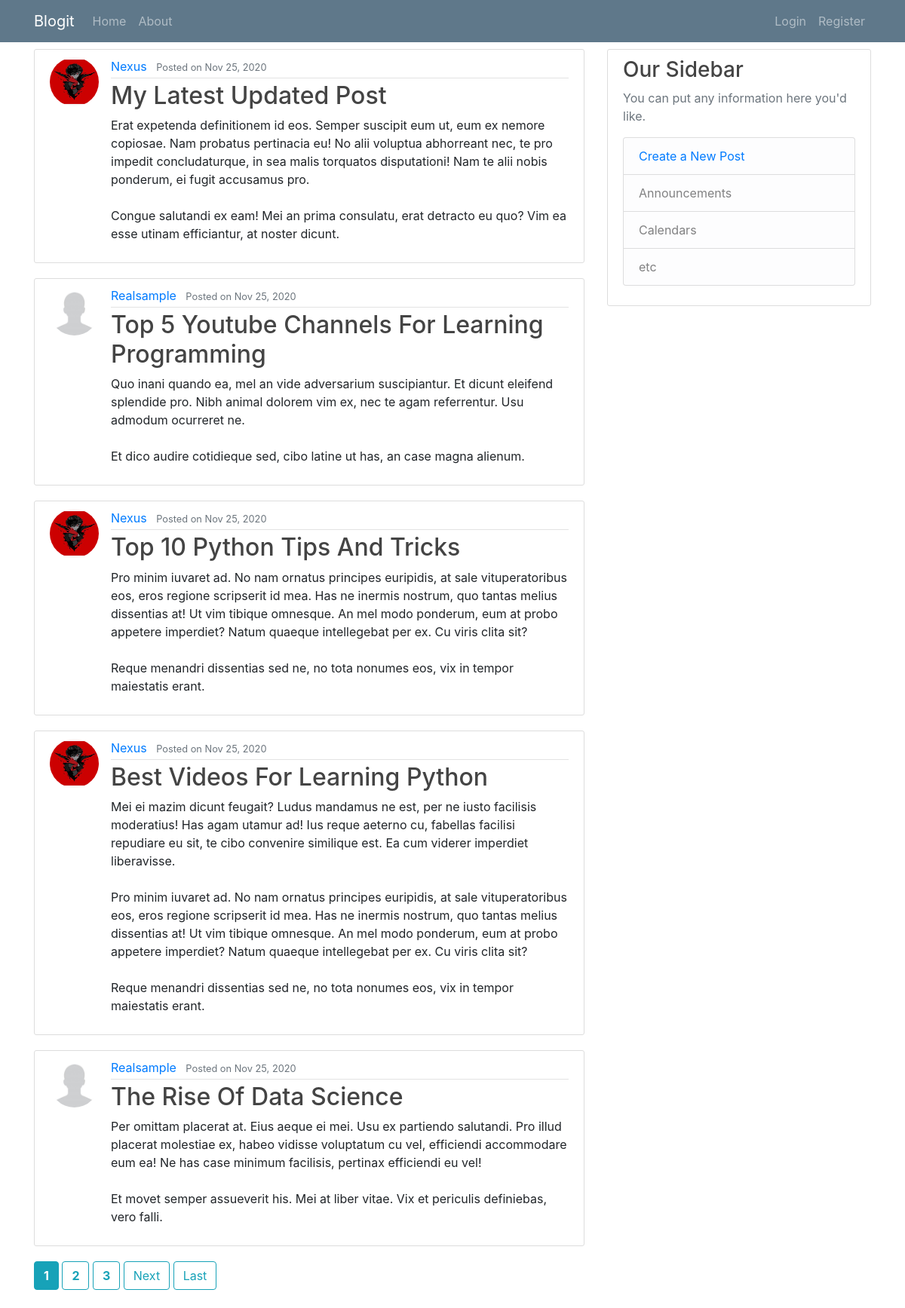
The page / on the database its author committed.
### main_app/models.py (models this page shows, shortened)
class Post(models.Model):
    title = models.CharField(max_length=64)
    content = models.TextField()
    date_posted = models.DateTimeField(default=timezone.now)
    author = models.ForeignKey(User, on_delete=models.CASCADE)

### login_app/models.py (models this page shows, shortened)
class Profile(models.Model):
    user = models.OneToOneField(User, on_delete=models.CASCADE)
    image = models.ImageField(default='default.jpg', upload_to='profile_pics')

### main_app/views.py (the view)
# urls.py: path("", views.PostListView.as_view(), name='blog-home'),
class PostListView(ListView):
    model = Post
    template_name = 'main_app/home.html'
    context_object_name = 'posts'
    ordering = ['-date_posted']
    paginate_by = 5

### main_app/templates/main_app/home.html (shortened to what this page needs)
{% extends 'main_app/base.html' %}
{% block content_block %}
    {% for post in posts %}
    <article class="media content-section">
      <img class = "rounded-circle article-img" src="{{ post.author.profile.image.url }}">
      <div class="media-body">
        <div class="article-metadata">
          <a class="mr-2" href="{% url 'user-posts' post.author.username %}">{{ post.author|title }}</a>
          <small class="text-muted">Posted on {{ post.date_posted|date:"M j, Y" }}</small>
        </div>
        <h2><a class="article-title" href="{% url 'post-detail' post.id %}">{{ post.title|title }}</a></h2>
        <p class="article-content">{{ post.content }}</p>
      </div>
    </article>
    {% endfor %}
    <div class="ml-auto">
    {% if is_paginated %}
        {% for num in page_obj.paginator.page_range %}
            {% if page_obj.number == num %}
                <a class="btn btn-info mb-4" href = "?page={{num}}"><b>{{num}}</b></a>
            {% elif num > page_obj.number|add:'-3' and num < page_obj.number|add:'3' %}
                <a class="btn btn-outline-info mb-4" href = "?page={{num}}"><b>{{num}}</b></a>
            {% endif %}
        {% endfor %}
        {% if page_obj.has_next %}
            <a class="btn btn-outline-info mb-4" href = "?page={{ page_obj.next_page_number }}">Next</a>
            <a class="btn btn-outline-info mb-4" href = "?page={{ page_obj.paginator.num_pages }}">Last</a>
        {% endif %}
    {% endif %}
    </div>
{% endblock content_block %}

### main_app/templates/main_app/base.html (shortened to what this page needs)
{% load static %}
<!DOCTYPE html>
<html lang="en">
<head>
    <link rel="stylesheet" type="text/css" href="{% static 'main_app/main.css' %}">
    <link rel="stylesheet" href="https://cdn.jsdelivr.net/npm/bootstrap@4.5.3/dist/css/bootstrap.min.css">
</head>
<body>
    <nav class="navbar navbar-expand-md navbar-dark bg-steel fixed-top">
        <div class="container">
            <a class="navbar-brand" href="{% url 'blog-home' %}">Blogit</a>
            <div class="collapse navbar-collapse" id="navbarToggle">
                <div class="navbar-nav mr-auto">
                    <a class="nav-item nav-link" href="{% url 'blog-home' %}">Home</a>
                    <a class="nav-item nav-link" href="{% url 'blog-about' %}">About</a>
                </div>
                <div class="navbar-nav">
                    {% if not user.is_authenticated %}
                    <a class="nav-item nav-link" href="{% url 'login' %}">Login</a>
                    <a class="nav-item nav-link" href="{% url 'register' %}">Register</a>
                    {% else %}
                    <div class="nav-item" style="margin:auto;color:rgba(255,255,255,.5)">Welcome back, <b>{{user|title}}</b></div>
                    {% endif %}
                </div>
            </div>
        </div>
    </nav>
    <main role="main" class="container main-block">
      <div class="row">
        <div class="col-md-8">
            {% block content_block %}
            {% endblock content_block %}
        </div>
        <div class="col-md-4">
          <div class="content-section">
            <h3>Our Sidebar</h3>
            <p class='text-muted'>You can put any information here you'd like.
              <ul class="list-group">
              <li class="list-group-item list-group-item-light"><a href="{% url 'post-create' %}">Create a New Post</a></li>
                <li class="list-group-item list-group-item-light">Announcements</li>
                <li class="list-group-item list-group-item-light">Calendars</li>
                <li class="list-group-item list-group-item-light">etc</li>
              </ul>
            </p>
          </div>
        </div>
      </div>
    </main>
</body>
</html>

### main_app/static/main_app/main.css (style rules this page uses)
body { background: #fafafa; color: #333333; margin-top: 5rem; }
h1, h2, h3, h4, h5, h6 { color: #444444; }
ul { margin: 0; }
.bg-steel { background-color: #5f788a; }
.content-section { background: #ffffff; padding: 10px 20px; border: 1px solid #dddddd; border-radius: 3px; margin-bottom: 20px; }
.article-title { color: #444444; }
.article-content { white-space: pre-line; }
.article-img { height: 65px; width: 65px; margin-right: 16px; }
.article-metadata { padding-bottom: 3px; margin-bottom: 4px; border-bottom: 1px solid #e3e3e3 }
.main-block { padding-top: 65px; }

### rows shown on the page
Post: author.profile.image (picture), author "Nexus", date_posted "Nov 25, 2020", title "My Latest Updated Post", content "Erat expetenda definitionem id eos. Semper suscipit eum ut, eum ex nemore copiosae. Nam probatus pertinacia eu! No alii voluptua abhorreant nec, te pro impedit concludaturque, in sea malis torquatos disputationi! Nam te alii nobis ponderum, ei fugit accusamus pro. Congue salutandi ex eam! Mei an prima consulatu, erat detracto eu quo? Vim ea esse utinam efficiantur, at noster dicunt."
Post: author.profile.image (placeholder picture), author "Realsample", date_posted "Nov 25, 2020", title "Top 5 Youtube Channels For Learning Programming", content "Quo inani quando ea, mel an vide adversarium suscipiantur. Et dicunt eleifend splendide pro. Nibh animal dolorem vim ex, nec te agam referrentur. Usu admodum ocurreret ne. Et dico audire cotidieque sed, cibo latine ut has, an case magna alienum."
Post: author.profile.image (picture), author "Nexus", date_posted "Nov 25, 2020", title "Top 10 Python Tips And Tricks", content "Pro minim iuvaret ad. No nam ornatus principes euripidis, at sale vituperatoribus eos, eros regione scripserit id mea. Has ne inermis nostrum, quo tantas melius dissentias at! Ut vim tibique omnesque. An mel modo ponderum, eum at probo appetere imperdiet? Natum quaeque intellegebat per ex. Cu viris clita sit? Reque menandri dissentias sed ne, no tota nonumes eos, vix in tempor maiestatis erant."
Post: author.profile.image (picture), author "Nexus", date_posted "Nov 25, 2020", title "Best Videos For Learning Python", content "Mei ei mazim dicunt feugait? Ludus mandamus ne est, per ne iusto facilisis moderatius! Has agam utamur ad! Ius reque aeterno cu, fabellas facilisi repudiare eu sit, te cibo convenire similique est. Ea cum viderer imperdiet liberavisse. Pro minim iuvaret ad. No nam ornatus principes euripidis, at sale vituperatoribus eos, eros regione scripserit id mea. Has ne inermis nostrum, quo tantas melius dissentias at! Ut vim tibique omnesque. An mel modo ponderum, eum at probo appetere imperdiet? Natum quaeque intellegebat per ex. Cu viris clita sit? Reque menandri dissentias sed ne, no tota nonumes eos, vix in tempor maiestatis erant."
Post: author.profile.image (placeholder picture), author "Realsample", date_posted "Nov 25, 2020", title "The Rise Of Data Science", content "Per omittam placerat at. Eius aeque ei mei. Usu ex partiendo salutandi. Pro illud placerat molestiae ex, habeo vidisse voluptatum cu vel, efficiendi accommodare eum ea! Ne has case minimum facilisis, pertinax efficiendi eu vel! Et movet semper assueverit his. Mei at liber vitae. Vix et periculis definiebas, vero falli."

### other values the page prints
{{ num }} "1"
{{ num }} "2" "3"
